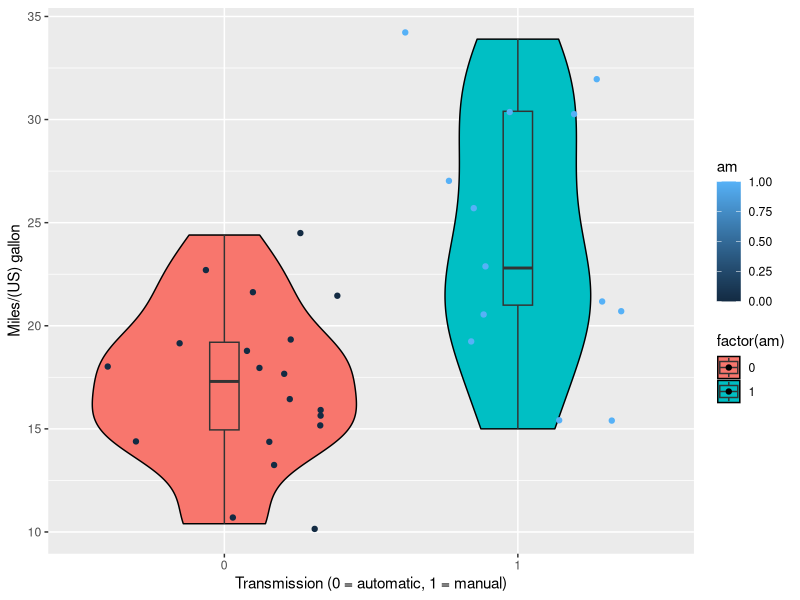

This chart was generated by the following R code: (Note: this script raises an error after producing the figure.)
## ---- chunk 1
library(GGally)
library(ggplot2)
data(mtcars)
head(mtcars)
## ---- chunk 2
g = ggplot(data = mtcars, aes(y = mpg, x = factor(am), fill = factor(am)))
g = g + geom_violin(colour = "black", line = "dotted")
g = g + geom_boxplot(width = 0.1)
g = g + xlab("Transmission (0 = automatic, 1 = manual)") + ylab("Miles/(US) gallon")
g = g + geom_jitter(height = 0.5, aes(colour = am))
g
## ---- chunk 3
pairs = ggpairs(mtcars,  axisLabels = "none", lower = list(continuous ="smooth" ), upper=list(params=list(size=3)), params = c(method = "loess"))
pairs
